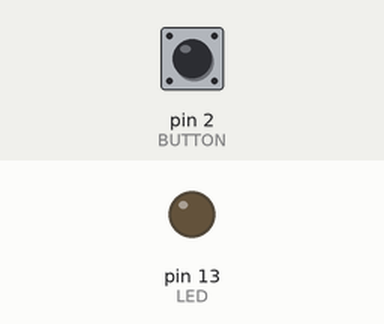
This sketch was run on a simulated Arduino Uno, built with avr-gcc and run on an emulated ATmega328P. On the bench: output pins drawn as LEDs (lit = HIGH). The inputs (shaded band) are chosen by the test bench; at power-on: pin 2 (BUTTON) LOW.

Above: at 1.2 s.
1.3 s: pin 2 (BUTTON) pulled HIGH for 0.15 s
At 2.1 s:
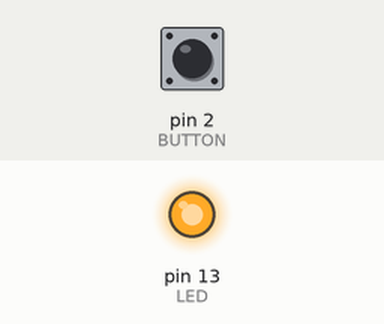
2.9 s: pin 2 (BUTTON) pulled HIGH for 1 s
At 3.3 s:
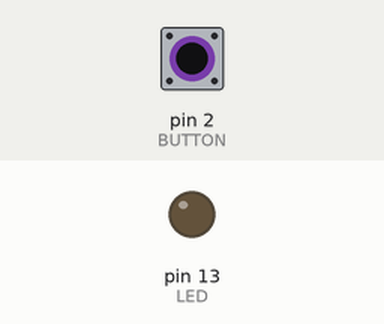
5.4 s: pin 2 (BUTTON) pulled HIGH for 3.2 s
At 6.5 s:
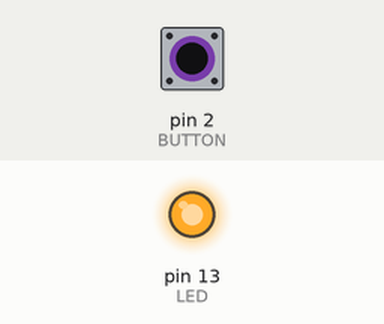
Timing chart, 0 to 8.4 s (numbered marks = the images above; inputs shaded):
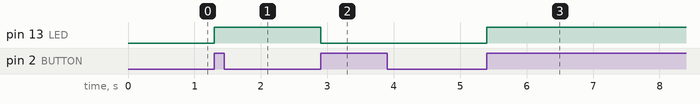

Measured:
- after the input at 1.3 s, pin 13 (LED): LOW → HIGH at once
- after the input at 2.9 s, pin 13 (LED): HIGH → LOW at once
- after the input at 5.4 s, pin 13 (LED): LOW → HIGH at once

The sketch:

button_led_improved.ino
```cpp
const int LED = 13;
const int BUTTON = 2;

int val = 0;
int old_val = 0;  //이전 버튼값 저장
int state = 0;  //led 끈 상태로 저장용 변수?

void setup() {
  pinMode(LED, OUTPUT);  //13번 엘이디 출력설정 함수?
  pinMode(BUTTON, INPUT);  //버튼핀 2번으로 입력값 받기 설정인 건가?
}

void loop() {
  val = digitalRead(BUTTON);  //밸류값에 지금 입력된 버튼값을 읽어와서 저장해라?
  //버튼 입력값 확인하고 현재 상태값을 바꾸는 조건절
  if ((val == HIGH) && (old_val == LOW)) {  //이건.. and 아니었나? 그니까 지금은 눌려있고 기존은 안눌려있으면 만족?
    state = 1 - state;  //일단 반대로 스위칭
  }
  old_val = val;  //밸류값을 저장해두기?
  if (state == 1) {  //지금 상태값이 1이면?? 뭔 소리여 이건 또
  digitalWrite(LED, HIGH);  //켜기
  }
  else {  //1이 아닐 경우?
  digitalWrite(LED, LOW);  //꺼
  }
}
```
